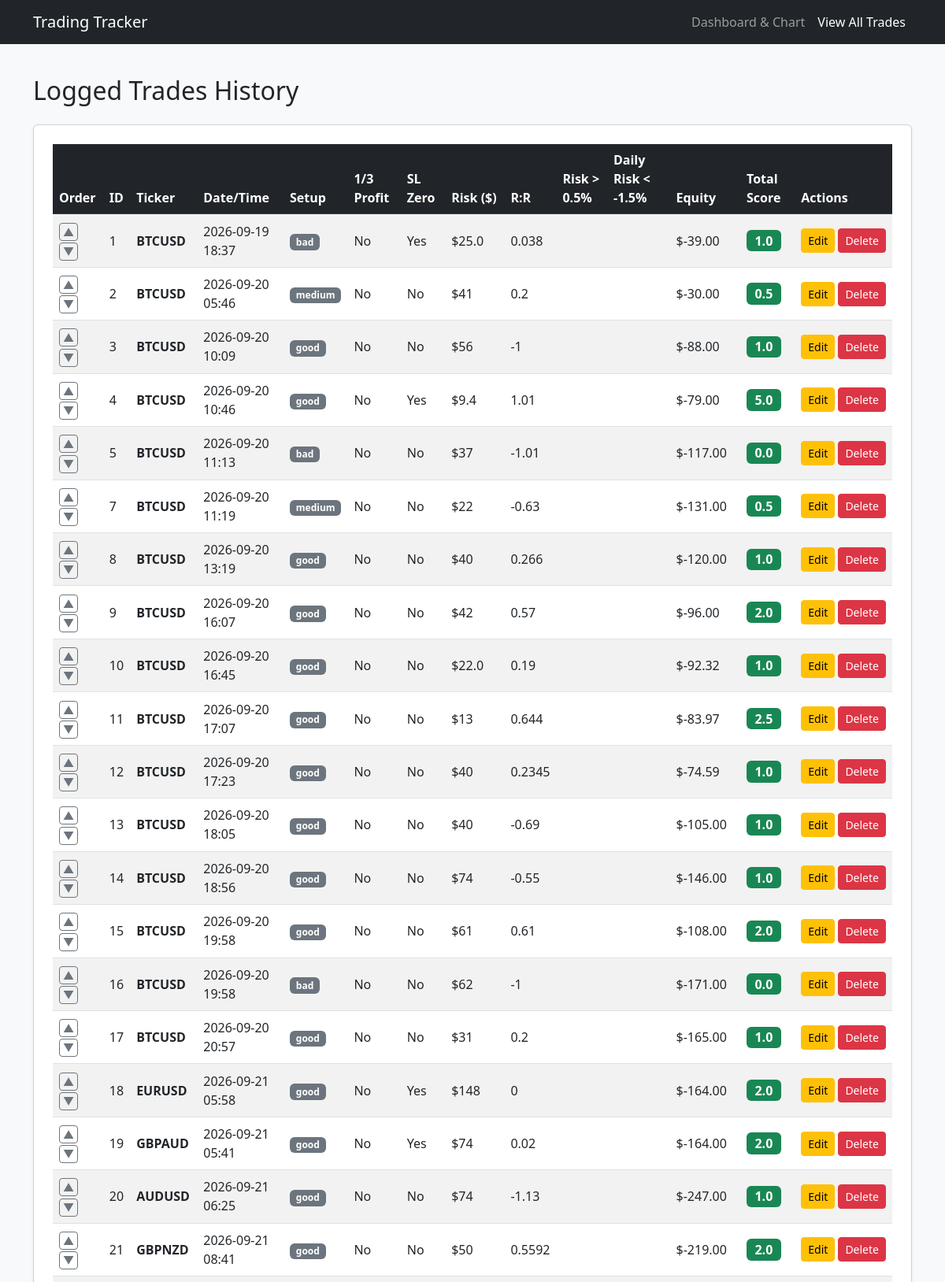
The app's page /trades-list (upper part) with its own data.
### flask_app.py (models this page shows)
class Trade(db.Model):
  id = db.Column(db.Integer, primary_key=True)
  position = db.Column(
      db.Integer, default=0
  )  # New column to track custom order
  setup_quality_str = db.Column(db.String(20), nullable=False)
  ticker = db.Column(db.String(20), nullable=False)
  entry_datetime = db.Column(db.String(50), nullable=False)
  profit_taken_str = db.Column(db.String(10), nullable=False)
  stop_loss_zero_str = db.Column(db.String(10), nullable=False)
  current_equity = db.Column(db.Float, nullable=False)
  risk_str = db.Column(db.String(20), nullable=False)
  risk_reward_str = db.Column(db.String(20), nullable=False)
  setup_score = db.Column(db.Float, nullable=False)
  profit_score = db.Column(db.Float, nullable=False)
  stop_loss_score = db.Column(db.Float, nullable=False)
  risk_score = db.Column(db.Float, nullable=False)
  risk_reward_score = db.Column(db.Float, nullable=False)
  total_score = db.Column(db.Float, nullable=False)
  timestamp = db.Column(db.DateTime, default=datetime.utcnow)

### flask_app.py (the view)
@app.route('/trades-list')
def trades_list():
  all_trades = Trade.query.order_by(Trade.position.asc()).all()
  return render_template('trades.html', trades=all_trades)

### templates/trades.html (shortened to what this page needs)
<!DOCTYPE html>
<html lang="en">
<head>
    <link href="https://cdn.jsdelivr.net/npm/bootstrap@5.3.0/dist/css/bootstrap.min.css" rel="stylesheet">
</head>
<body class="bg-light">
    <nav class="navbar navbar-expand-lg navbar-dark bg-dark mb-4">
        <div class="container">
            <a class="navbar-brand" href="/">Trading Tracker</a>
            <div class="navbar-nav">
                <a class="nav-link" href="/">Dashboard & Chart</a>
                <a class="nav-link active" href="/trades-list">View All Trades</a>
            </div>
        </div>
    </nav>
    <div class="container py-3">
        <h2 class="mb-4">Logged Trades History</h2>
        <div class="card shadow-sm p-4">
            <div class="table-responsive">
                <table class="table table-striped table-hover align-middle">
                    <thead class="table-dark">
                        <tr>
                            <th>Order</th>
                            <th>ID</th>
                            <th>Ticker</th>
                            <th>Date/Time</th>
                            <th>Setup</th>
                            <th>1/3 Profit</th>
                            <th>SL Zero</th>
                            <th>Risk ($)</th>
                            <th>R:R</th>
                            <th>Risk > 0.5%</th>
                            <th>Daily Risk < -1.5%</th>
                            <th>Equity</th>
                            <th>Total Score</th>
                            <th>Actions</th>
                        </tr>
                    </thead>
                    <tbody>
                        {% for trade in trades %}
                        <tr>
                            <td>
                                <a href="/trade/move/{{ trade.id }}/up" class="btn btn-sm btn-outline-secondary py-0 px-1" title="Move Up">▲</a>
                                <a href="/trade/move/{{ trade.id }}/down" class="btn btn-sm btn-outline-secondary py-0 px-1" title="Move Down">▼</a>
                            </td>
                            <td>{{ trade.id }}</td>
                            <td><strong>{{ trade.ticker }}</strong></td>
                            <td>{{ trade.entry_datetime.replace('T', ' ') }}</td>
                            <td><span class="badge bg-secondary">{{ trade.setup_quality_str }}</span></td>
                            <td>{{ trade.profit_taken_str | capitalize }}</td>
                            <td>{{ trade.stop_loss_zero_str | capitalize }}</td>
                            <td>${{ trade.risk_str }}</td>
                            <td>{{ trade.risk_reward_str }}</td>
                            <td>{{ trade.risk_over_half_str | capitalize }}</td>
                            <td>{{ trade.daily_risk_str | capitalize }}</td>
                            <td>${{ "%.2f"|format(trade.current_equity) }}</td>
                            <td><span class="badge bg-success fs-6">{{ trade.total_score }}</span></td>
                            <td>
                                <div class="d-flex gap-1">
                                    <a href="/trade/edit/{{ trade.id }}" class="btn btn-sm btn-warning">Edit</a>
                                    <form action="/trade/delete/{{ trade.id }}" method="POST" onsubmit="return confirm('Are you sure you want to delete this trade?');">
                                        <button type="submit" class="btn btn-sm btn-danger">Delete</button>
                                    </form>
                                </div>
                            </td>
                        </tr>
                        {% else %}
                        <tr>
                            <td colspan="14" class="text-center text-muted py-4">No trades logged yet.</td>
                        </tr>
                        {% endfor %}
                    </tbody>
                </table>
            </div>
        </div>
    </div>
</body>
</html>

### records on screen
Trade: id "1", ticker "BTCUSD", entry_datetime.replace "2026-09-19 18:37", setup_quality_str "bad", profit_taken_str "No", stop_loss_zero_str "Yes", risk_str "25.0", risk_reward_str "0.038", current_equity "-39.00", total_score "1.0"
Trade: id "2", ticker "BTCUSD", entry_datetime.replace "2026-09-20 05:46", setup_quality_str "medium", profit_taken_str "No", stop_loss_zero_str "No", risk_str "41", risk_reward_str "0.2", current_equity "-30.00", total_score "0.5"
Trade: id "3", ticker "BTCUSD", entry_datetime.replace "2026-09-20 10:09", setup_quality_str "good", profit_taken_str "No", stop_loss_zero_str "No", risk_str "56", risk_reward_str "-1", current_equity "-88.00", total_score "1.0"
Trade: id "4", ticker "BTCUSD", entry_datetime.replace "2026-09-20 10:46", setup_quality_str "good", profit_taken_str "No", stop_loss_zero_str "Yes", risk_str "9.4", risk_reward_str "1.01", current_equity "-79.00", total_score "5.0"
Trade: id "5", ticker "BTCUSD", entry_datetime.replace "2026-09-20 11:13", setup_quality_str "bad", profit_taken_str "No", stop_loss_zero_str "No", risk_str "37", risk_reward_str "-1.01", current_equity "-117.00", total_score "0.0"
Trade: id "7", ticker "BTCUSD", entry_datetime.replace "2026-09-20 11:19", setup_quality_str "medium", profit_taken_str "No", stop_loss_zero_str "No", risk_str "22", risk_reward_str "-0.63", current_equity "-131.00", total_score "0.5"
Trade: id "8", ticker "BTCUSD", entry_datetime.replace "2026-09-20 13:19", setup_quality_str "good", profit_taken_str "No", stop_loss_zero_str "No", risk_str "40", risk_reward_str "0.266", current_equity "-120.00", total_score "1.0"
Trade: id "9", ticker "BTCUSD", entry_datetime.replace "2026-09-20 16:07", setup_quality_str "good", profit_taken_str "No", stop_loss_zero_str "No", risk_str "42", risk_reward_str "0.57", current_equity "-96.00", total_score "2.0"
Trade: id "10", ticker "BTCUSD", entry_datetime.replace "2026-09-20 16:45", setup_quality_str "good", profit_taken_str "No", stop_loss_zero_str "No", risk_str "22.0", risk_reward_str "0.19", current_equity "-92.32", total_score "1.0"
Trade: id "11", ticker "BTCUSD", entry_datetime.replace "2026-09-20 17:07", setup_quality_str "good", profit_taken_str "No", stop_loss_zero_str "No", risk_str "13", risk_reward_str "0.644", current_equity "-83.97", total_score "2.5"
Trade: id "12", ticker "BTCUSD", entry_datetime.replace "2026-09-20 17:23", setup_quality_str "good", profit_taken_str "No", stop_loss_zero_str "No", risk_str "40", risk_reward_str "0.2345", current_equity "-74.59", total_score "1.0"
Trade: id "13", ticker "BTCUSD", entry_datetime.replace "2026-09-20 18:05", setup_quality_str "good", profit_taken_str "No", stop_loss_zero_str "No", risk_str "40", risk_reward_str "-0.69", current_equity "-105.00", total_score "1.0"
Trade: id "14", ticker "BTCUSD", entry_datetime.replace "2026-09-20 18:56", setup_quality_str "good", profit_taken_str "No", stop_loss_zero_str "No", risk_str "74", risk_reward_str "-0.55", current_equity "-146.00", total_score "1.0"
Trade: id "15", ticker "BTCUSD", entry_datetime.replace "2026-09-20 19:58", setup_quality_str "good", profit_taken_str "No", stop_loss_zero_str "No", risk_str "61", risk_reward_str "0.61", current_equity "-108.00", total_score "2.0"
Trade: id "16", ticker "BTCUSD", entry_datetime.replace "2026-09-20 19:58", setup_quality_str "bad", profit_taken_str "No", stop_loss_zero_str "No", risk_str "62", risk_reward_str "-1", current_equity "-171.00", total_score "0.0"
Trade: id "17", ticker "BTCUSD", entry_datetime.replace "2026-09-20 20:57", setup_quality_str "good", profit_taken_str "No", stop_loss_zero_str "No", risk_str "31", risk_reward_str "0.2", current_equity "-165.00", total_score "1.0"
Trade: id "18", ticker "EURUSD", entry_datetime.replace "2026-09-21 05:58", setup_quality_str "good", profit_taken_str "No", stop_loss_zero_str "Yes", risk_str "148", risk_reward_str "0", current_equity "-164.00", total_score "2.0"
Trade: id "19", ticker "GBPAUD", entry_datetime.replace "2026-09-21 05:41", setup_quality_str "good", profit_taken_str "No", stop_loss_zero_str "Yes", risk_str "74", risk_reward_str "0.02", current_equity "-164.00", total_score "2.0"
Trade: id "20", ticker "AUDUSD", entry_datetime.replace "2026-09-21 06:25", setup_quality_str "good", profit_taken_str "No", stop_loss_zero_str "No", risk_str "74", risk_reward_str "-1.13", current_equity "-247.00", total_score "1.0"
Trade: id "21", ticker "GBPNZD", entry_datetime.replace "2026-09-21 08:41", setup_quality_str "good", profit_taken_str "No", stop_loss_zero_str "No", risk_str "50", risk_reward_str "0.5592", current_equity "-219.00", total_score "2.0"
